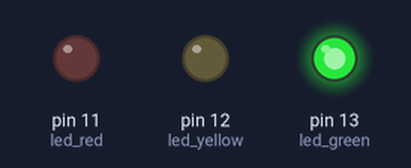
The sketch below on a simulated Arduino Uno, built with avr-gcc and run on an emulated ATmega328P. On the bench: output pins drawn as LEDs (lit = HIGH).

Above: at 1.5 s.
At 3.7 s:
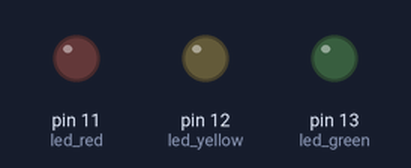
At 5.2 s:
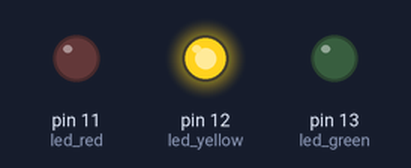
At 9.5 s:
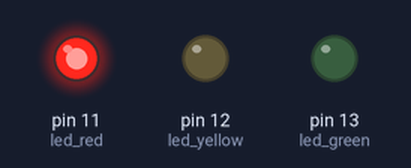
Timing chart, 0 to 14.3 s (numbered marks = the images above):
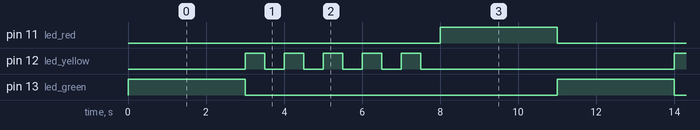

The sketch:

traffic_light.ino
```cpp
int led_red = 11;
int led_yellow = 12;
int led_green = 13;

void setup() {
  pinMode(led_red, OUTPUT);
  pinMode(led_yellow, OUTPUT);
  pinMode(led_green, OUTPUT);
}

void loop() {
  digitalWrite(led_green, HIGH);
  delay(3000);
  digitalWrite(led_green, LOW);

  for (int i = 0; i < 5; i++) {
    digitalWrite(led_yellow, HIGH);
    delay(500);
    digitalWrite(led_yellow, LOW);
    delay(500);
  }

  digitalWrite(led_red, HIGH);
  delay(3000);
  digitalWrite(led_red, LOW);
}
```

Measured:
- by itself, pin 11 (led_red), pin 13 (led_green): alternates HIGH for 3.0 s and LOW for 8.0 s
- by itself, pin 12 (led_yellow): repeats every 11.0 s: 4 × (LOW 0.50 s, HIGH 0.50 s), LOW 6.5 s, HIGH 0.50 s
- by itself, everything shown: repeats every 11.0 s, in 13 steps
